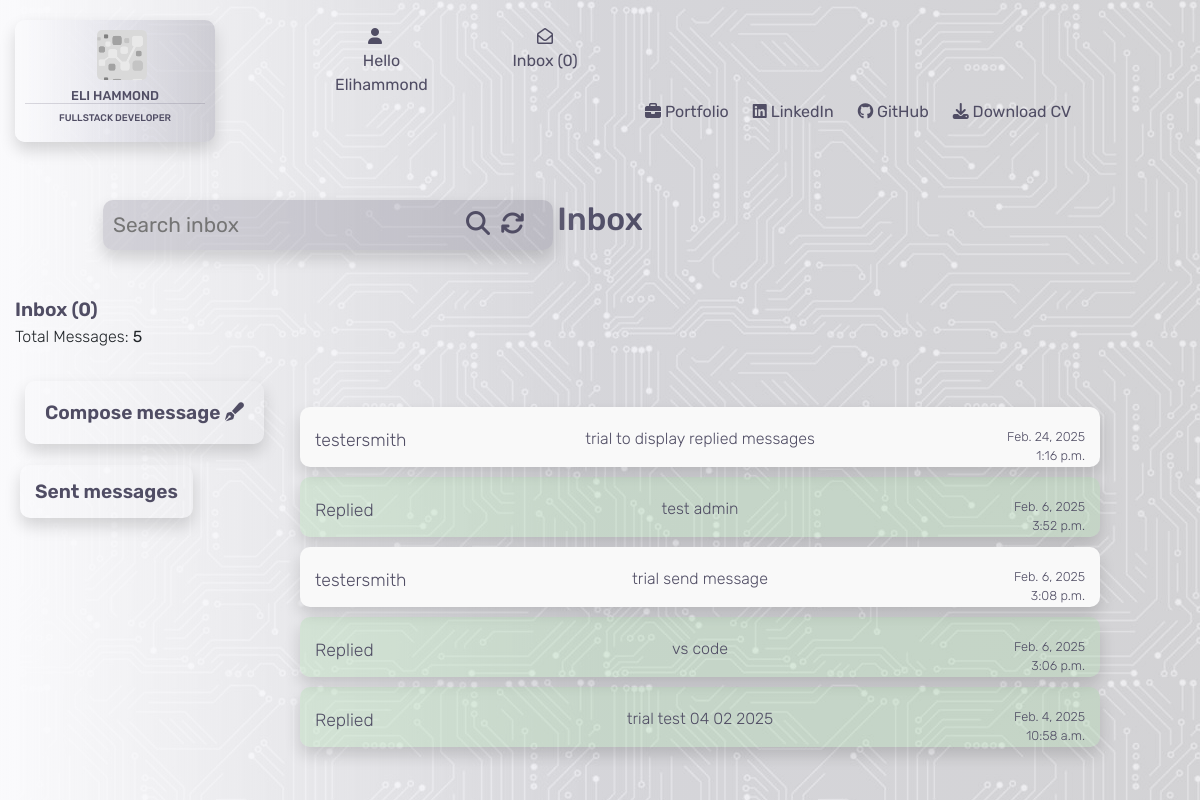
Page /contacts/ (signed in) on the earlier database version.
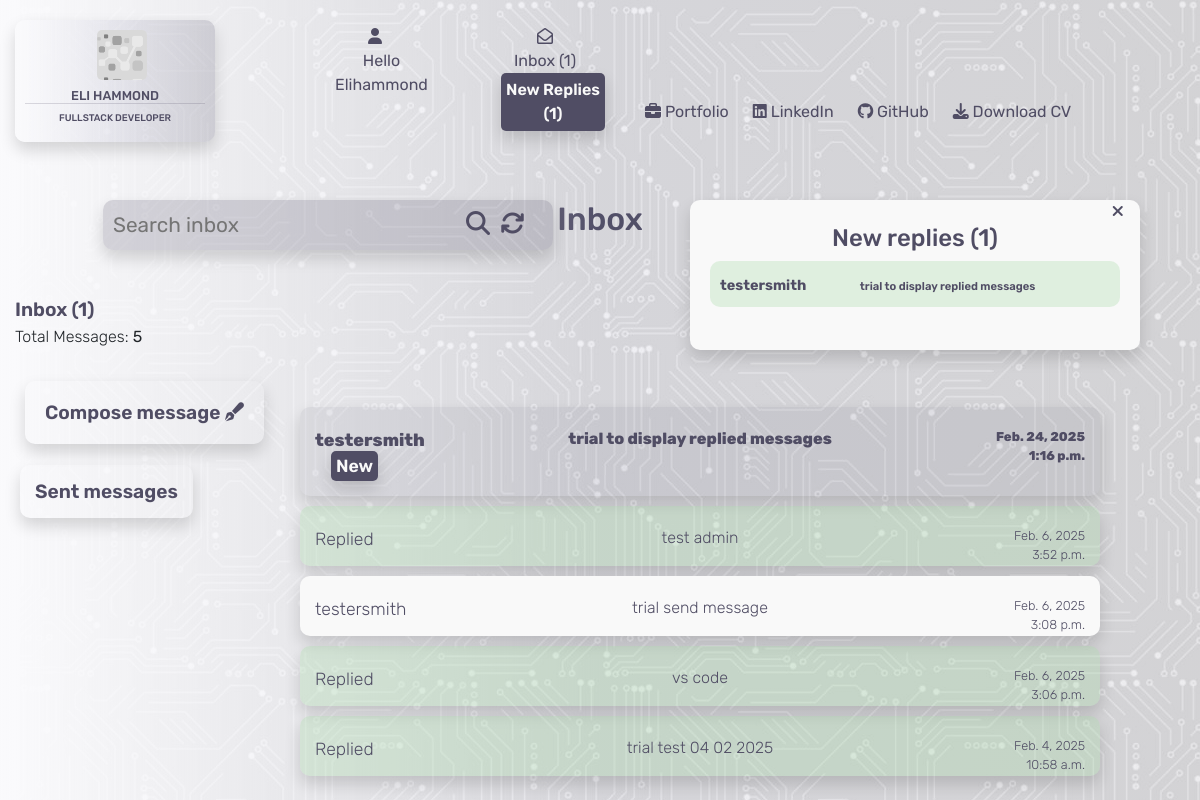
Same page on the later database version.
### contacts/models.py (models this page shows)
class Contacts(models.Model):
    class Meta:
        verbose_name_plural = "Contacts"
    name = models.CharField(max_length=26)
    send_to = models.CharField(max_length=240)
    subject = models.CharField(max_length=52, null=True, blank=True)
    email = models.EmailField()
    phone = models.IntegerField()
    message = models.TextField()
    date = models.DateField(auto_now_add=True)
    time = models.TimeField(auto_now_add=True)
    read = models.BooleanField(default=False)
    has_reply = models.BooleanField(default=False)
    new_reply = models.BooleanField(default=False)

### contacts/views.py (the view)
# urls.py: path('', views.contacts, name='contacts'),
@login_required
def contacts(request):
    inbox = Contacts.objects.all().order_by('-date', '-time')
    replied = Replied.objects.all()
    if request.GET:
        if 'q' in request.GET:
            query = request.GET['q']
            queries = Q(name__icontains=query) | Q(subject__icontains=query) | Q(message__icontains=query)
            inbox = inbox.filter(queries)
    context = {
        'inbox': inbox,
        'replied': replied,
    }
    return render(request, 'contacts/contacts.html', context)

### contacts/templates/contacts/contacts.html (shortened to what the changed rows need)
{% extends "base.html" %}
{% load static %}
{% block content %}
<div class="container-fluid">
    <div class="row">
        <div class="col-4">
        </div>
        <div class="col-4">
            <h2 class="header">Inbox</h2>
        </div>
        <div class="col-4">
            {% if total_reply >= 1 %}
            <div class="new-reply-load-box shadow d-none d-md-block">
                <div class="reply-box-close"><i class="fa-solid fa-xmark"></i></div>
                <h4>New replies ({{ total_reply }})</h4>
                {% for i in inbox %}
                {% if i.new_reply %}
                <a href="{% url 'open_message' i.id %}">
                  <div class="new-reply-load">
                    <span class="new-reply-name">{{ i.name }}</span>
                    <span class="new-reply-subject">{{ i.subject }}</span>
                  </div>
                </a>
                {% endif %}
                {% endfor %}
            </div>
            {% endif %}
        </div>
    </div>
    <div class="inbox-header">
        Inbox ({{ unread_messages }})
    </div>
    <div class="inbox-subheader">
        Total Messages: <strong>{{ message_count }}</strong>
    </div>
    <div class="row">
        <div class="col-12 col-md-6 col-sm-12">
        </div>
    </div>
    <div class="all-inbox-display">
        {% for i in inbox %}
        <div class="row">
            <div class="col-lg-3 d-none d-lg-block">
            </div>
            {% if i.send_to == user.username %}
            <div class="col-lg-8 col-md-12">
                <div class="message-display">
                    <div class="row message-container {% if i.read %}opened-message{% else %}unread-message{% endif %} shadow">
                        <div class="col-3">
                            <a href="{% url 'open_message' i.id %}">
                                <p class="inbox-name">{{ i.name }}{% if i.new_reply == True %} <span class="new-reply ml-3 shadow">New</span>
                                    {% endif %}
                                </p>
                            </a>
                        </div>
                        <div class="col-6">
                            <div class="d-none d-md-block">
                                <a href="{% url 'open_message' i.id %}">
                                    {% if i.subject %}
                                    <p class="inbox-subject">{{ i.subject }}</p>
                                    {% else %}
                                    <p class="inbox-subject">no subject</p>
                                    {% endif %}
                                </a>
                            </div>
                        </div>
                        <div class="col-3">
                            <a href="{% url 'open_message' i.id %}">
                                <p class="inbox-date-time">{{ i.date }} <span class="d-none d-md-block">{{ i.time }}</span></p>
                            </a>
                        </div>
                    </div>
                </div>
            </div>
            {% endif %}
            <div class="col-1 d-none d-lg-block"></div>
        </div>
        {% if i.name == user.username %}
        <div class="row">
            <div class="col-lg-3 d-none d-lg-block"></div>
            {% if i.has_reply == True %}
            <div class="col-lg-8 col-md-12">
                <div class="message-display">
                    <div class="row message-container message-row-replied {% if i.read %}opened-message{% else %}unread-message{% endif %} shadow">
                        <div class="col-3">
                            <a href="{% url 'open_message' i.id %}">
                                <p class="inbox-name">Replied </p>
                            </a>
                        </div>
                        <div class="col-6">
                            <div class="d-none d-md-block">
                                <a href="{% url 'open_message' i.id %}">
                                    {% if i.subject %}
                                    <p class="inbox-subject">{{ i.subject }}</p>
                                    {% else %}
                                    <p class="inbox-subject">no subject</p>
                                    {% endif %}
                                </a>
                            </div>
                        </div>
                        <div class="col-3">
                            <a href="{% url 'open_message' i.id %}">
                                <p class="inbox-date-time">{{ i.date }} <span class="d-none d-md-block">{{ i.time }}</span></p>
                            </a>
                        </div>
                    </div>
                </div>
            </div>
            {% endif %}
            <div class="col-1 d-none d-lg-block"></div>
        </div>
        {% endif %}
        {% endfor %}
    </div>
</div>
{% endblock %}

### templates/base.html (shortened to what this page needs)
{% load static %}
<!DOCTYPE html>
<html lang="en">
<head>
    {% block corecss %}
        <link rel="stylesheet" href="https://stackpath.bootstrapcdn.com/bootstrap/4.4.1/css/bootstrap.min.css">
        <link rel="stylesheet" href="https://cdnjs.cloudflare.com/ajax/libs/font-awesome/6.6.0/css/all.min.css">
        <link rel="stylesheet" href="https://cdnjs.cloudflare.com/ajax/libs/font-awesome/6.6.0/css/all.min.css">
        <link rel="stylesheet" href="{% static 'css/base.css' %}">
    {% endblock %}
</head>
<body>
    <div class="opaque"></div>
    <header>
        <nav>
            <div class="container-fluid">
                <div class="row">
                    <div class="col-md-3">
                        <a href="{% url 'home' %}">
                            <div class="logo shadow">
                                <div class="logo-logo"></div>
                                <h5>Eli Hammond</h5>
                                <h6>Fullstack Developer</h6>
                            </div>
                        </a>
                    </div>
                    <div class="col-lg-3 col-md-6">
                        <div class="row">
                            <div class="col-md-6">
                                <div class="dropdown">
                                    <div class="dropbtn">
                                        <div class="icon"><i class="fa-solid fa-user"></i></div>
                                        {% if request.user.is_authenticated %}
                                            <div class="hello">
                                                <span class="d-none d-md-block">Hello</span> {{ user.username|capfirst }}
                                            </div>
                                        {% else %}
                                            Login/Register
                                        {% endif %}
                                    </div>
                                </div>
                            </div>
                            <div class="col-md-6 d-none d-md-block">
                                {% if request.user.is_authenticated %}
                                    <div class="message-box">
                                        <a href="{% url 'contacts' %}">
                                            <div class="icon"><i class="fa-regular fa-envelope-open"></i></div>
                                            Inbox ({{ unread_messages }})
                                            {% if total_reply >= 1 %} <p class="new-reply ml-3 shadow">New Replies ({{ total_reply }})</p>{% endif %}
                                        </a>
                                    </div>
                                {% endif %}
                            </div>
                        </div>
                    </div>
                    <div class="col-lg-6 col-md-3">
                    </div>
                </div>
                <div class="row bottom-header">
                    <div class="col-md-6"></div>
                    <div class="col-md-6 d-none d-lg-block">
                        <ul>
                            <li>
                                <a href="{% url 'portfolio' %}">{% block custom_style %}<i class="fa-solid fa-briefcase"></i> Portfolio{% endblock %}</a>
                            </li>
                            <li>
                                <a href="https://www.linkedin.com/in/elliot-hammond-286739298/" target="_blank"><i class="fa-brands fa-linkedin"></i> LinkedIn</a>
                            </li>
                            <li>
                                <a href="https://github.com/e-h-dev" target="_blank"><i class="fa-brands fa-github"></i> GitHub</a>
                            </li>
                            <li>
                                <a href="/media/CV.pdf" target="_blank"><i class="fa-solid fa-download"></i> Download CV</a>
                            </li>
                        </ul>
                    </div>
                </div>
            </div>
        </nav>
    </header>
    {% block content %}
    {% endblock %}
</body>
</html>

Differences in the rows shown:
now on one of the page's lists (row edited): Contacts: name "testersmith", subject "trial to display replied messages"
changed Contacts "trial to display replied messages": read True → False (drawn); now shows "New"
Other differences:
{{ unread_messages }}: "0" → "1"
{{ total_reply }}: (not shown) → "1"
text now shown: "New Replies ( ) New replies ( )"
